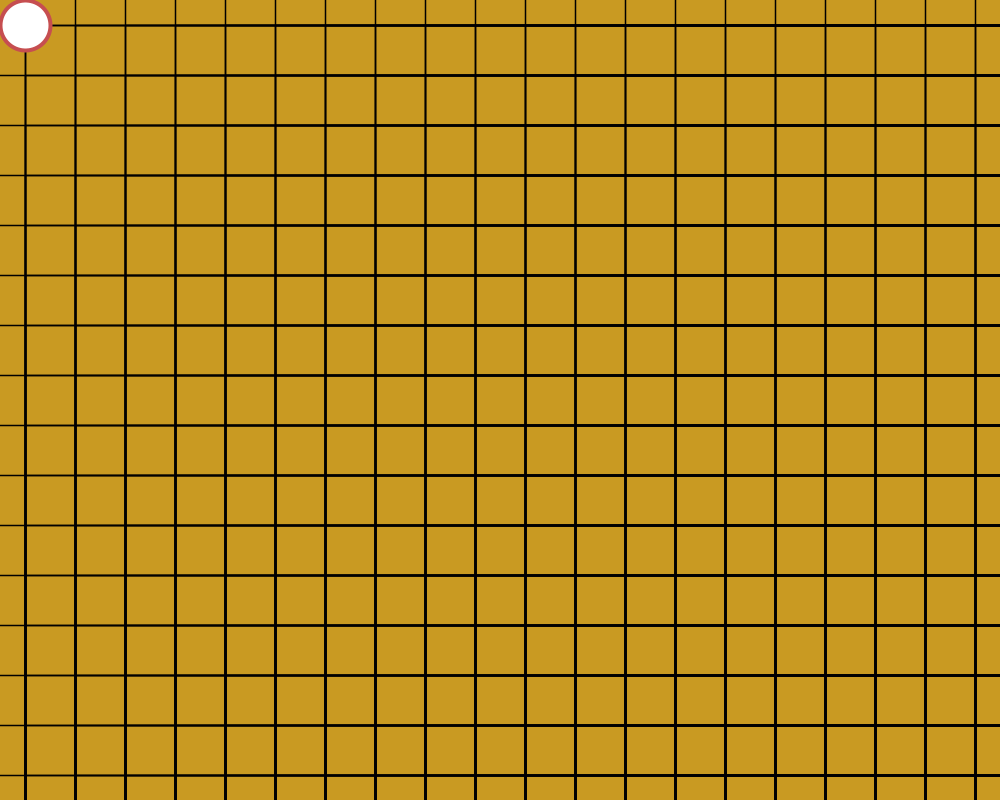
Frame 1 (no input)
Frame 60 (the mouse pressed at the canvas centre just before this capture): identical to frame 1, image omitted
Frame 120 (the mouse held since frame 60 and released just before this capture): identical to frame 1, image omitted

The Processing sketch that drew this single still picture (run headless with seeded random() and noise(); from frame 60 on, the mouse is pressed at the canvas centre):

// Processing sketch: Ticktacktoe_Five
// ── Ticktacktoe_Five.pde
Stone stone;
Stone blackStone;
Board board;
Detector detector;

ArrayList<Stone> stoneState = new ArrayList<Stone>();

int term = 1;

void setup() {
  size(1000, 800);
  
  stone = new Stone(1);
  blackStone = new Stone(2);
  
  board = new Board();
  
  detector = new Detector();
}

void draw() {
  background(#C99A22);
  
  board.build();
  
  if (term > 0) {
    stone.move(stoneState);
    stone.displayActive();
  }
  else {
    blackStone.move(stoneState);
    blackStone.displayActive();
  }
  
  if (keyPressed) {
    if (key == 'e') {
      if (term > 0) {
        stone.lock(stoneState);
        term = term * -1;
      }
      else {
        blackStone.lock(stoneState);
        term = term * -1;
      }
    }
    delay(50);
  }
  
  for (Stone i : stoneState) {
    i.displayLock();
    i.showLockedDebug(false);
    //println("x: " + i.x + ", y:" + i.y);
  }
  
  stone.showDebug(false);
  
  detector.detect(stoneState);
}

// ── board.pde
class Board {
  void build() {
    stroke(0);
    strokeWeight(1.5);
    for (int i = (int)-stone.size / 2; i < width; i += stone.size) {
      for (int j = (int)-stone.size / 2; j < height; j += stone.size) {
        line(i, j, width, j);
        line(i, j, i, height);
      }
    }
  }
}

// ── detector.pde
class Detector {
  void detect(ArrayList<Stone> list) {
    int count = 0;
    for (Stone i : list) {
      for (Stone j : list) {
        
      }
    }
  }
}

// ── stone.pde
class Stone {
  float size = 50;
  
  float x = 0, y = 0;
  
  int type;
  
  Stone(int type) {
    this.type = type;
  }
  
  void move(ArrayList<Stone> list) {
    if (keyPressed) {
      float pastX = x;
      float pastY = y;
      
      char pressedKey = ' ';
      
      if (key == 'w' || keyCode == UP) {
        y -= size;
        pressedKey = 'w';
      }
      else if (key == 's' || keyCode == DOWN) {
        y += size;
        pressedKey = 's';
      }
      else if (key == 'd' || keyCode == RIGHT) {
        x += size;
        pressedKey = 'd';
      }
      else if (key == 'a' || keyCode == LEFT) {
        x -= size;
        pressedKey = 'a';
      }
        
      delay(50);
        
      x = constrain(x, 0, width - size);
      y = constrain(y, 0, height - size);
      
      pass(list, pressedKey, pastX, pastY);
      
      //prevent(list, pastX, pastY);
      
    }
  }
  
  void prevent(ArrayList<Stone> list, float pastX, float pastY) {
    if (isBeingUsed(list, x, y)) {
      x = pastX;
      y = pastY;
    }
  }
  
  void pass(ArrayList<Stone> list, char pressedKey, float pastX, float pastY) {
    if (pressedKey == 'w') {
      while (isBeingUsed(list, x, y)) {
        if (y == 0) {
          x = pastX;
          y = pastY;
          break;
        }
        y -= size;
      }
    }
    else if (pressedKey == 's') {
      while (isBeingUsed(list, x, y)) {
        if (y == height - size) {
          x = pastX;
          y = pastY;
          break;
        }
        y += size;
      }
    }
    else if (pressedKey == 'd') {
      while (isBeingUsed(list, x, y)) {
        if (x == width - size) {
          x = pastX;
          y = pastY;
          break;
        }
        x += size;
      }
    }
    else if (pressedKey == 'a') {
      while (isBeingUsed(list, x, y)) {
        if (x == 0) {
          x = pastX;
          y = pastY;
          break;
        }
        x -= size;
      }
    }
  }
  
  boolean isBeingUsed(ArrayList<Stone> list, float x, float y) {
    for (Stone i : list) {
      if (i.x == x && i.y == y) {
        return true;
      }
    }
    
    return false;
  }
  
  void lock(ArrayList<Stone> list) {
    Stone clonedStone = new Stone(type);
    clonedStone.x = x;
    clonedStone.y = y;
    list.add(clonedStone);
    
    x = 0;
    y = 0;
  }
  
  void displayActive() {
    if (type == 1) fill(255);
    else if (type == 2) fill(0);
    
    strokeWeight(4);
    stroke(#C64E50);
    ellipse(size / 2 + x, size / 2 +  y, size, size);
  }
  
  void displayLock() {
    if (type == 1) fill(255);
    else if (type == 2) fill(0);
    
    noStroke();
    ellipse(size / 2 + x, size / 2 +  y, size, size);
  }
  
  void showDebug(boolean enabled) {
    if (enabled) {
      noStroke();
      fill(#FF0000);
      ellipse(x, y, 10, 10);
      
      fill(#00FF00);
      ellipse(x, y - size, 10, 10);
      
      fill(#0000FF);
      ellipse(x, y + size, 10, 10);
      
      fill(#FFFF00);
      ellipse(x - size, y, 10, 10);
      
      fill(#FF00FF);
      ellipse(x + size, y, 10, 10);
    }
  }
  
  void showLockedDebug(boolean enabled) {
    if (enabled) {
      fill(#00FFFF);
      ellipse(x, y, 10, 10);
    }
  }
}
